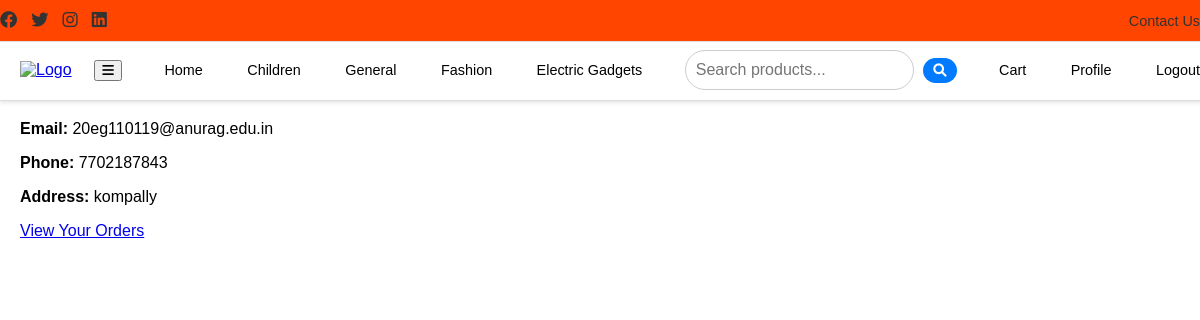
/profile/ (signed in), run on the app's committed database.
### store/models.py (models this page shows, shortened)
class Customer(models.Model):
    user = models.OneToOneField(User, on_delete=models.CASCADE)
    phone = models.CharField(max_length=15, blank=True, null=True)
    address = models.TextField()

### store/views.py (the view)
# urls.py: path('profile/', views.customer_profile, name='customer_profile'),
@login_required
def customer_profile(request):
    customer = Customer.objects.get(user=request.user)
    return render(request, 'customer_profile.html', {'customer': customer})

### store/templates/customer_profile.html (shortened to what this page needs)
{% extends 'base.html' %}
{% block content %}
<!DOCTYPE html>
<html lang="en">
<head>
</head>
<body>
    <h1>Welcome, {{ customer.user.username }}</h1>
    <p><strong>Email:</strong> {{ customer.user.email }}</p>
    <p><strong>Phone:</strong> {{ customer.phone }}</p>
    <p><strong>Address:</strong> {{ customer.address }}</p>
    <a href="{% url 'order_list' %}">View Your Orders</a>
</body>
</html>
{% endblock %}

### ecommerce/static/css/style.css (style rules this page uses)
body { margin: 0; font-family: Arial, sans-serif; }
h1, h2 { color: black; }

### data on the page
Customer: user.email "20eg110119@anurag.edu.in", phone "7702187843", address "kompally"
